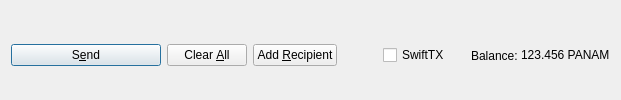
         <widget class="QFrame" name="frame_Send">
          <layout class="QHBoxLayout" name="horizontalLayout">
           <property name="bottomMargin">
            <number>0</number>
           </property>
           <item>
            <widget class="QPushButton" name="sendButton">
             <property name="minimumSize">
              <size>
               <width>150</width>
               <height>0</height>
              </size>
             </property>
             <property name="toolTip">
              <string>Confirm the send action</string>
             </property>
             <property name="text">
              <string>S&amp;end</string>
             </property>
             <property name="icon">
              <iconset resource="../panam.qrc">
               <normaloff>:/icons/send</normaloff>:/icons/send</iconset>
             </property>
             <property name="autoDefault">
              <bool>false</bool>
             </property>
             <property name="default">
              <bool>true</bool>
             </property>
            </widget>
           </item>
           <item>
            <widget class="QPushButton" name="clearButton">
             <property name="sizePolicy">
              <sizepolicy hsizetype="Minimum" vsizetype="Fixed">
               <horstretch>0</horstretch>
               <verstretch>0</verstretch>
              </sizepolicy>
             </property>
             <property name="toolTip">
              <string>Clear all fields of the form.</string>
             </property>
             <property name="text">
              <string>Clear &amp;All</string>
             </property>
             <property name="icon">
              <iconset resource="../panam.qrc">
               <normaloff>:/icons/remove</normaloff>:/icons/remove</iconset>
             </property>
             <property name="autoDefault">
              <bool>false</bool>
             </property>
            </widget>
           </item>
           <item>
            <widget class="QPushButton" name="addButton">
             <property name="toolTip">
              <string>Send to multiple recipients at once</string>
             </property>
             <property name="text">
              <string>Add &amp;Recipient</string>
             </property>
             <property name="icon">
              <iconset resource="../panam.qrc">
               <normaloff>:/icons/add</normaloff>:/icons/add</iconset>
             </property>
             <property name="autoDefault">
              <bool>false</bool>
             </property>
            </widget>
           </item>
           <item>
            <spacer name="horizontalSpacer">
             <property name="orientation">
              <enum>Qt::Horizontal</enum>
             </property>
             <property name="sizeHint" stdset="0">
              <size>
               <width>40</width>
               <height>20</height>
              </size>
             </property>
            </spacer>
           </item>
           <item>
            <layout class="QHBoxLayout" name="horizontalLayout_2">
             <property name="spacing">
              <number>3</number>
             </property>
             <item>
              <widget class="QCheckBox" name="checkSwiftTX">
               <property name="enabled">
                <bool>true</bool>
               </property>
               <property name="minimumSize">
                <size>
                 <width>85</width>
                 <height>0</height>
                </size>
               </property>
               <property name="text">
                <string>SwiftTX</string>
               </property>
              </widget>
             </item>
             <item>
              <widget class="QLabel" name="label">
               <property name="text">
                <string>Balance:</string>
               </property>
              </widget>
             </item>
             <item>
              <widget class="QLabel" name="labelBalance">
               <property name="sizePolicy">
                <sizepolicy hsizetype="Preferred" vsizetype="Fixed">
                 <horstretch>0</horstretch>
                 <verstretch>0</verstretch>
                </sizepolicy>
               </property>
               <property name="cursor">
                <cursorShape>IBeamCursor</cursorShape>
               </property>
               <property name="text">
                <string notr="true">123.456 PANAM</string>
               </property>
               <property name="textInteractionFlags">
                <set>Qt::LinksAccessibleByMouse|Qt::TextSelectableByKeyboard|Qt::TextSelectableByMouse</set>
               </property>
              </widget>
             </item>
            </layout>
           </item>
          </layout>
         </widget>
